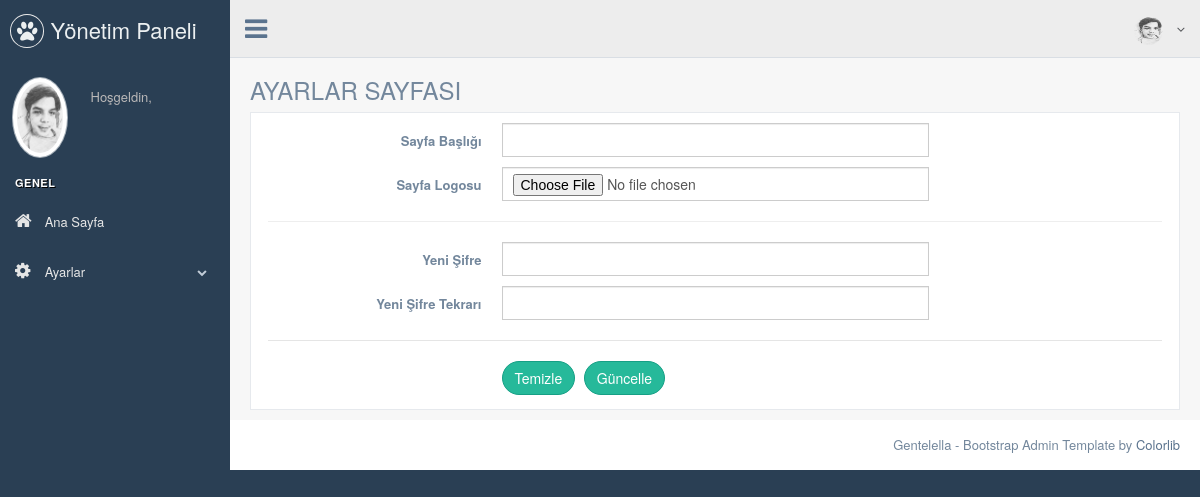
Before: /pp/nedmin/settings.php with the older database file.
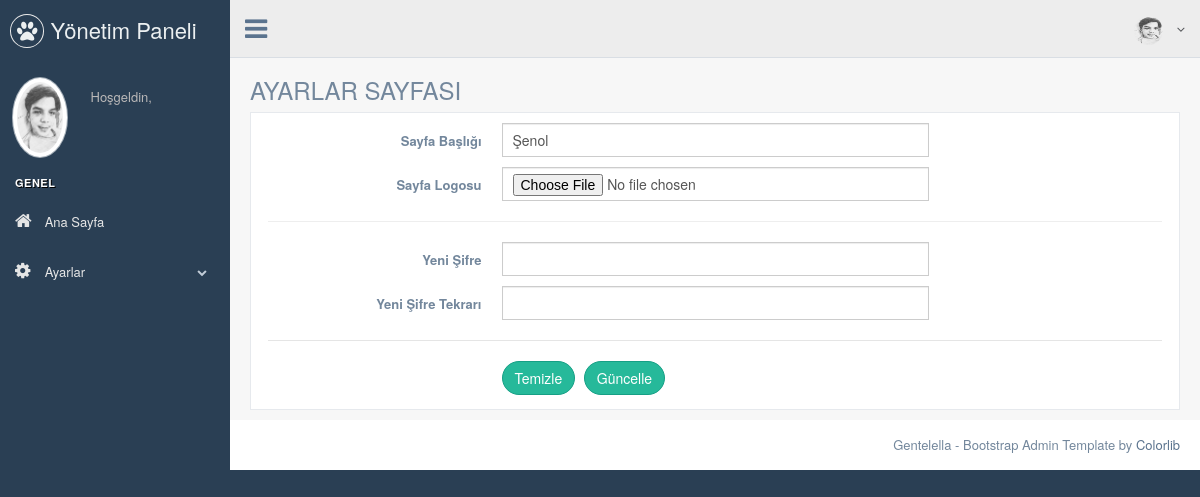
After: the same page with the newer database file.
### tables this page shows
CREATE TABLE `site_settings` (
  `settings_id` int(11) NOT NULL,
  `site_title` varchar(50) NOT NULL,
  `logo` varchar(250) NOT NULL
);

### pp/nedmin/settings.php (the view, shortened to what this page needs)
<?php
include 'header.php';
$check_settings = $db->prepare("SELECT*FROM site_settings");
$check_settings->execute();
$control_settings = $check_settings->rowCount();
$fetch_settings = $db->prepare("SELECT * FROM site_settings WHERE settings_id=1");
$fetch_settings->execute();
$fetch = $fetch_settings->fetch(PDO::FETCH_ASSOC);
?>
<div class="right_col" role="main">
  <div class="">
    <div class="page-title">
      <div class="title_left">
        <h3>AYARLAR SAYFASI</h3>
      </div>
    </div>
    <div class="clearfix"></div>
    <div class="row">
      <div class="col-md-12 col-sm-12 col-xs-12">
        <div class="x_panel">
          <form class="form-horizontal form-label-left" action="process.php" method="POST">
            <div class="item form-group">
              <label class="control-label col-md-3 col-sm-3 col-xs-12" for="name">Sayfa Başlığı</label>
              <div class="col-md-6 col-sm-6 col-xs-12">
                <input type="text" name="site_title" value='<?php echo $fetch['site_title'] ?>' required="required" class="form-control col-md-7 col-xs-12">
              </div>
            </div>
            <div class="item form-group">
              <label class="control-label col-md-3 col-sm-3 col-xs-12" for="tel">Sayfa Logosu </label>
              <div class="col-md-6 col-sm-6 col-xs-12">
                <input type="file" name="logo" value='<?php echo $fetch['logo'] ?>' required="required" class="form-control col-md-7 col-xs-12">
              </div>
            </div>
            <hr>
            <div class="item form-group">
              <label class="control-label col-md-3 col-sm-3 col-xs-12" for="name">Yeni Şifre</label>
              <div class="col-md-6 col-sm-6 col-xs-12">
                <input type="password" name="passnew" required="required" class="form-control col-md-7 col-xs-12">
              </div>
            </div>
            <div class="item form-group">
              <label class="control-label col-md-3 col-sm-3 col-xs-12" for="name">Yeni Şifre Tekrarı </label>
              <div class="col-md-6 col-sm-6 col-xs-12">
                <input type="password" name="rpassnew" required="required" class="form-control col-md-7 col-xs-12">
              </div>
            </div>
            <div class="ln_solid"></div>
            <div class="form-group">
              <div class="col-md-6 col-md-offset-3">
                <button type="reset" class="btn btn-round btn-success">Temizle</button>
                <?php if ($control_settings == 1) { ?>
                  <button type="submit" class="btn btn-round btn-success" name="update_settings">Güncelle</button>
                <?php } else { ?>
                  <button type="submit" class="btn btn-round btn-warning" name="insert_settings">Ekle</button>
                <?php } ?>
              </div>
            </div>
          </form>
        </div>
      </div>
    </div>
  </div>
</div>
<?php
include 'footer.php';
?>

Changed rows visible on the page:
added site_settings: site_title "Şenol"
